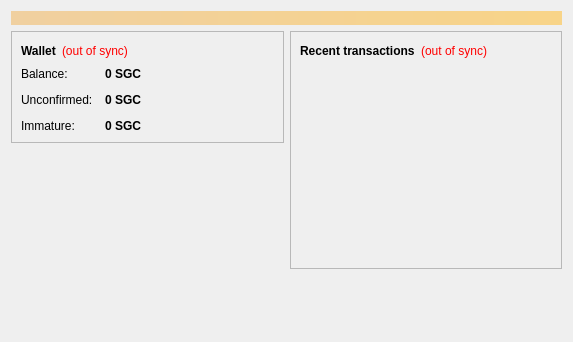
<?xml version="1.0" encoding="UTF-8"?>
<ui version="4.0">
 <class>OverviewPage</class>
 <widget class="QWidget" name="OverviewPage">
  <property name="geometry">
   <rect>
    <x>0</x>
    <y>0</y>
    <width>573</width>
    <height>342</height>
   </rect>
  </property>
  <property name="windowTitle">
   <string>Form</string>
  </property>
  <layout class="QVBoxLayout" name="topLayout">
   <item>
    <widget class="QLabel" name="labelAlerts">
     <property name="visible">
      <bool>false</bool>
     </property>
     <property name="styleSheet">
      <string notr="true">background-color: qlineargradient(x1: 0, y1: 0, x2: 1, y2: 0, stop:0 #F0D0A0, stop:1 #F8D488); color:#000000;</string>
     </property>
     <property name="wordWrap">
      <bool>true</bool>
     </property>
     <property name="margin">
      <number>3</number>
     </property>
    </widget>
   </item>
   <item>
    <layout class="QHBoxLayout" name="horizontalLayout" stretch="1,1">
     <item>
      <layout class="QVBoxLayout" name="verticalLayout_2">
       <item>
        <widget class="QFrame" name="frame">
         <property name="frameShape">
          <enum>QFrame::StyledPanel</enum>
         </property>
         <property name="frameShadow">
          <enum>QFrame::Raised</enum>
         </property>
         <layout class="QVBoxLayout" name="verticalLayout_4">
          <item>
           <layout class="QHBoxLayout" name="horizontalLayout_4">
            <item>
             <widget class="QLabel" name="label_5">
              <property name="font">
               <font>
                <weight>75</weight>
                <bold>true</bold>
               </font>
              </property>
              <property name="text">
               <string>Wallet</string>
              </property>
             </widget>
            </item>
            <item>
             <widget class="QLabel" name="labelWalletStatus">
              <property name="toolTip">
               <string>The displayed information may be out of date. Your wallet automatically synchronizes with the SuperGirlCoin network after a connection is established, but this process has not completed yet.</string>
              </property>
              <property name="styleSheet">
               <string notr="true">QLabel { color: red; }</string>
              </property>
              <property name="text">
               <string notr="true">(out of sync)</string>
              </property>
              <property name="alignment">
               <set>Qt::AlignLeading|Qt::AlignLeft|Qt::AlignVCenter</set>
              </property>
             </widget>
            </item>
            <item>
             <spacer name="horizontalSpacer_2">
              <property name="orientation">
               <enum>Qt::Horizontal</enum>
              </property>
              <property name="sizeHint" stdset="0">
               <size>
                <width>40</width>
                <height>20</height>
               </size>
              </property>
             </spacer>
            </item>
           </layout>
          </item>
          <item>
           <layout class="QFormLayout" name="formLayout_2">
            <property name="fieldGrowthPolicy">
             <enum>QFormLayout::AllNonFixedFieldsGrow</enum>
            </property>
            <property name="horizontalSpacing">
             <number>12</number>
            </property>
            <property name="verticalSpacing">
             <number>12</number>
            </property>
            <item row="0" column="0">
             <widget class="QLabel" name="label">
              <property name="text">
               <string>Balance:</string>
              </property>
             </widget>
            </item>
            <item row="0" column="1">
             <widget class="QLabel" name="labelBalance">
              <property name="font">
               <font>
                <weight>75</weight>
                <bold>true</bold>
               </font>
              </property>
              <property name="cursor">
               <cursorShape>IBeamCursor</cursorShape>
              </property>
              <property name="toolTip">
               <string>Your current balance</string>
              </property>
              <property name="text">
               <string notr="true">0 SGC</string>
              </property>
              <property name="textInteractionFlags">
               <set>Qt::LinksAccessibleByMouse|Qt::TextSelectableByKeyboard|Qt::TextSelectableByMouse</set>
              </property>
             </widget>
            </item>
            <item row="1" column="0">
             <widget class="QLabel" name="label_3">
              <property name="text">
               <string>Unconfirmed:</string>
              </property>
             </widget>
            </item>
            <item row="1" column="1">
             <widget class="QLabel" name="labelUnconfirmed">
              <property name="font">
               <font>
                <weight>75</weight>
                <bold>true</bold>
               </font>
              </property>
              <property name="cursor">
               <cursorShape>IBeamCursor</cursorShape>
              </property>
              <property name="toolTip">
               <string>Total of transactions that have yet to be confirmed, and do not yet count toward the current balance</string>
              </property>
              <property name="text">
               <string notr="true">0 SGC</string>
              </property>
              <property name="textInteractionFlags">
               <set>Qt::LinksAccessibleByMouse|Qt::TextSelectableByKeyboard|Qt::TextSelectableByMouse</set>
              </property>
             </widget>
            </item>
            <item row="2" column="0">
             <widget class="QLabel" name="labelImmatureText">
              <property name="text">
               <string>Immature:</string>
              </property>
             </widget>
            </item>
            <item row="2" column="1">
             <widget class="QLabel" name="labelImmature">
              <property name="font">
               <font>
                <weight>75</weight>
                <bold>true</bold>
               </font>
              </property>
              <property name="toolTip">
               <string>Mined balance that has not yet matured</string>
              </property>
              <property name="text">
               <string notr="true">0 SGC</string>
              </property>
              <property name="textInteractionFlags">
               <set>Qt::LinksAccessibleByMouse|Qt::TextSelectableByKeyboard|Qt::TextSelectableByMouse</set>
              </property>
             </widget>
            </item>
           </layout>
          </item>
         </layout>
        </widget>
       </item>
       <item>
        <spacer name="verticalSpacer">
         <property name="orientation">
          <enum>Qt::Vertical</enum>
         </property>
         <property name="sizeHint" stdset="0">
          <size>
           <width>20</width>
           <height>40</height>
          </size>
         </property>
        </spacer>
       </item>
      </layout>
     </item>
     <item>
      <layout class="QVBoxLayout" name="verticalLayout_3">
       <item>
        <widget class="QFrame" name="frame_2">
         <property name="frameShape">
          <enum>QFrame::StyledPanel</enum>
         </property>
         <property name="frameShadow">
          <enum>QFrame::Raised</enum>
         </property>
         <layout class="QVBoxLayout" name="verticalLayout">
          <item>
           <layout class="QHBoxLayout" name="horizontalLayout_2">
            <item>
             <widget class="QLabel" name="label_4">
              <property name="text">
               <string>&lt;b&gt;Recent transactions&lt;/b&gt;</string>
              </property>
             </widget>
            </item>
            <item>
             <widget class="QLabel" name="labelTransactionsStatus">
              <property name="toolTip">
               <string>The displayed information may be out of date. Your wallet automatically synchronizes with the SuperGirlCoin network after a connection is established, but this process has not completed yet.</string>
              </property>
              <property name="styleSheet">
               <string notr="true">QLabel { color: red; }</string>
              </property>
              <property name="text">
               <string notr="true">(out of sync)</string>
              </property>
              <property name="alignment">
               <set>Qt::AlignRight|Qt::AlignTrailing|Qt::AlignVCenter</set>
              </property>
             </widget>
            </item>
            <item>
             <spacer name="horizontalSpacer">
              <property name="orientation">
               <enum>Qt::Horizontal</enum>
              </property>
              <property name="sizeHint" stdset="0">
               <size>
                <width>40</width>
                <height>20</height>
               </size>
              </property>
             </spacer>
            </item>
           </layout>
          </item>
          <item>
           <widget class="QListView" name="listTransactions">
            <property name="styleSheet">
             <string notr="true">QListView { background: transparent; }</string>
            </property>
            <property name="frameShape">
             <enum>QFrame::NoFrame</enum>
            </property>
            <property name="verticalScrollBarPolicy">
             <enum>Qt::ScrollBarAlwaysOff</enum>
            </property>
            <property name="horizontalScrollBarPolicy">
             <enum>Qt::ScrollBarAlwaysOff</enum>
            </property>
            <property name="selectionMode">
             <enum>QAbstractItemView::NoSelection</enum>
            </property>
           </widget>
          </item>
         </layout>
        </widget>
       </item>
       <item>
        <spacer name="verticalSpacer_2">
         <property name="orientation">
          <enum>Qt::Vertical</enum>
         </property>
         <property name="sizeHint" stdset="0">
          <size>
           <width>20</width>
           <height>40</height>
          </size>
         </property>
        </spacer>
       </item>
      </layout>
     </item>
    </layout>
   </item>
  </layout>
 </widget>
 <resources/>
 <connections/>
</ui>
